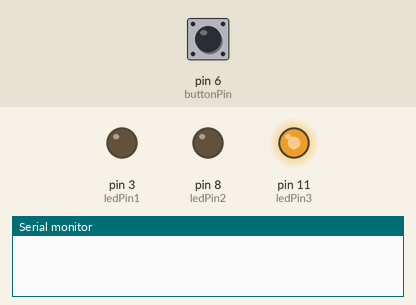
A sketch run on a simulated Arduino Uno, built with avr-gcc and run on an emulated ATmega328P. Shown: output pins drawn as LEDs (lit = HIGH), the last lines printed to the serial monitor. Dashed ring = blinking. The inputs (shaded band) are chosen by the test bench; at power-on: pin 6 (buttonPin) HIGH. Random numbers use the default seed unless the sketch sets one.

Above: at 1.27 s.
1.3 s: pin 6 (buttonPin) pulled LOW for 0.15 s
At 2.1 s:
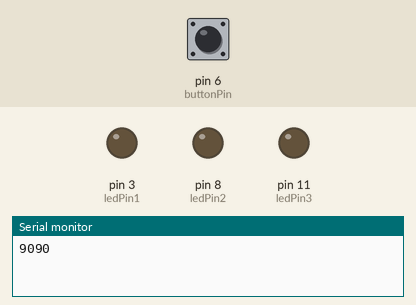
4.4 s: pin 6 (buttonPin) pulled LOW for 1 s
At 5.39 s:
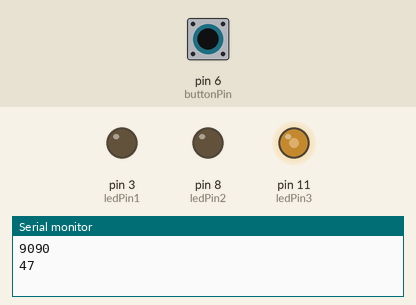
7.4 s: pin 6 (buttonPin) pulled LOW for 3.2 s
At 7.68 s:
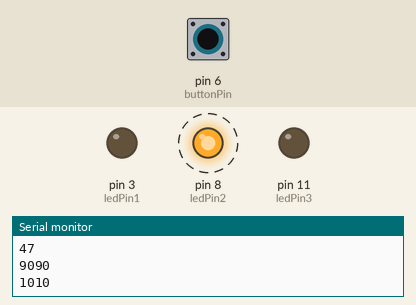
12.1 s: pin 6 (buttonPin) pulled LOW for 0.15 s
At 12.8 s:
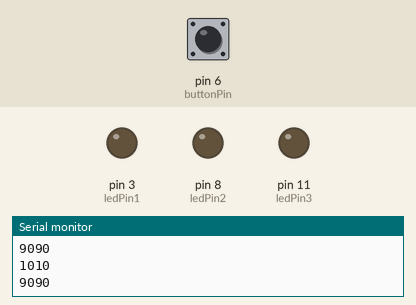
Timing chart, 0 to 14.7 s (numbered marks = the images above; inputs shaded):
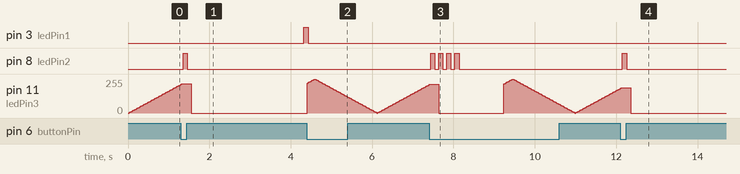

The sketch:

RTsound3.0.ino.ino
```cpp
/* REACTION TIME (with 2 leds) v3.0
    Luis Andrés Gonzalez, January 2016
    A reaction time game that interfaces with Processing to record reaction time in a CSV file.

    This game works as following:
        1.  wait for a button press. led 3 fades in and out indicating a stand by status.
        2.  once this happens, led 2 blinks once indicating the game begins. "9090" is printed in the serial
            is a code that sends a signal to the PC to play a sound).
        3.  after a random lapse, led 1 lights up, and a clock starts to measure the time until you press
            the button again. In this lapse of time, nothing is printed.
        4.  if you press the button after the light is turned on, it shows the reaction time in seconds through
            the serial (which the computer stores in a CSV file).
        5.  if you press before the led lights up, it blinks three times and the game ends. ("1010" is
            a code that signals the PC to play an error sound). it then should return to an idle state and return to step 1.
        6.  if you don't press the button after a time, the led blinks twice and the game ends. returns to step 1.
            (code "7777" is sent through the serial comm).
        7.  once the game ends, it only begins again if you press the button again.

   Reaction time original version from http://www.instructables.com/id/Arduino-Reaction-Time-Tester/?ALLSTEPS
   Send data to processing via the Serial Port original from By Elaine Laguerta http://url/of/online/tutorial.cc
   Special thanks to user BulldogLowell from Arduino Forums for helping in the improvement of this code.
*/
#define TIMEOUT_MILLISECONDS  5000UL  // not too tough; make smaller for a bigger challenge

const char* const stateText[] = { "Stand By", "Active Game", "Early Press", "Good Press", "Late Press"};

enum GameState {
  STAND_BY,
  ACTIVE_GAME,
  EARLY_PRESS,
  GOOD_PRESS,
  LATE_PRESS,
};


const byte buttonPin = 6;  // pin where the button will be connected
const byte ledPin1 = 3 ;   // Left LED
const byte ledPin2 = 8 ;   // Middle LED
const byte ledPin3 = 11;   // Right LED

GameState gameState = STAND_BY;
GameState lastState;

// declare some variables:
boolean lastButton = LOW;
boolean pressed = LOW;
unsigned long lastMillis = 0;
unsigned long elapsedMillis;


long endTime;
long startTime;
int randomMillis;
long beginTime;
float elapsedTime;

float totalTime;
int brightness = 0;    // how bright the LED is
int fadeAmount = 5;    // how many points to fade the LED by

void setup() {
  // Setup button and LEDs:
  pinMode(buttonPin, INPUT);
  pinMode(ledPin1, OUTPUT);
  pinMode(ledPin2, OUTPUT);
  pinMode(ledPin3, OUTPUT);

  // Begin serial communication
  Serial.begin(9600);

}

void loop() {
  endTime = millis ();
  // read the pushbutton input pin in the current loop:
  pressed = checkButton();

  if (gameState == STAND_BY) {
    Fade();
    Light(ledPin1,"off");
    if (pressed) {
      startTime = millis();
      Light(ledPin1, "off");
      randomMillis = random(2, 8) * 1000; // generates a random number of milliseconds between 2 and 5
      Blink(1);

      gameState = ACTIVE_GAME;
      Light(ledPin3,"off");
      Serial.println("9090"); // signal code for start sound
      beginTime = millis() - lastMillis;


    }
  }

  else if (gameState == ACTIVE_GAME) {
    elapsedMillis = millis() - lastMillis;

    if (elapsedMillis >= randomMillis) {
      if (elapsedMillis < randomMillis + TIMEOUT_MILLISECONDS) {
        Light(ledPin1, "on");


      }
      else if (elapsedMillis > randomMillis + TIMEOUT_MILLISECONDS) {
        Serial.println("7777");
        delay(1000);
        Light(ledPin1, "off");
        gameState = LATE_PRESS;
      }

    }
    else if (pressed)
    {
      if (digitalRead(ledPin1))
      {
        gameState = GOOD_PRESS;

      }
      else
      {
        gameState = EARLY_PRESS;
      }
    }


  }
  else if (gameState == EARLY_PRESS) {

    Serial.println("1010"); // signal code for early response
    Blink(3);
    gameState = STAND_BY;
    delay(1000);

  }
  else if (gameState == GOOD_PRESS) {

    gameState = STAND_BY;

    long reactionTime = (endTime - startTime - randomMillis);
    Serial.println(reactionTime);


  }
  else if (gameState == LATE_PRESS) {
    gameState = STAND_BY;
    delay(1000);
  }


}


bool checkButton()
{
  static byte lastButtonState = 1;
  byte buttonState = digitalRead(buttonPin);
  if (buttonState == 0 && lastButtonState == 1 && millis() - lastMillis > 5UL) // <<<<<<< adjust 75 down as far as possible
  {
    lastMillis = millis();
    return true;
  }
  lastButtonState = buttonState;
  return false;
}

void Light(int lednumber, String onOff) {
  if (onOff == "on") {
    digitalWrite(lednumber, HIGH);

  } else if (onOff == "off") {
    digitalWrite(lednumber, LOW);
  }
}
void Blink(int repetitions) {
  for (int i = 0; i < repetitions; i++) {
    digitalWrite(ledPin2, HIGH);
    delay(100);
    digitalWrite(ledPin2, LOW);
    delay(100);
  }
}

void Fade() {
  analogWrite(ledPin3, brightness);
  brightness = brightness + fadeAmount;
  if (brightness == 0 || brightness == 255) {
    fadeAmount = -fadeAmount ;
  }
  delay(30);
}
```

Measured:
- after the input at 1.3 s, pin 3 (ledPin1): LOW → HIGH after 3.0 s; pin 8 (ledPin2): LOW → HIGH after 0.05 s, → LOW 0.10 s later
- after the input at 4.4 s, pin 3 (ledPin1): HIGH → LOW at once
- after the input at 7.4 s, pin 8 (ledPin2): alternates HIGH for 0.10 s and LOW for 0.10 s, 8 changes in all, then stays LOW, starting at once
- after the input at 12.1 s, pin 8 (ledPin2): LOW → HIGH after 0.06 s, → LOW 0.10 s later
